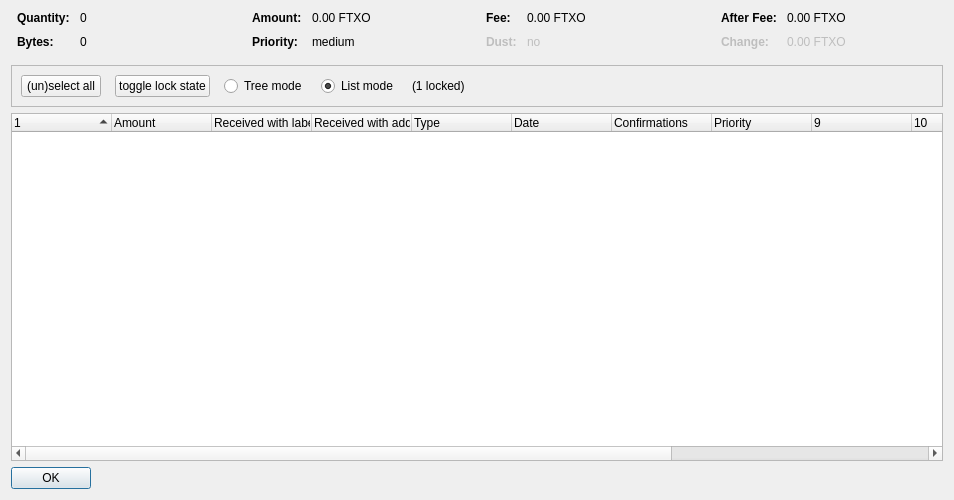
<?xml version="1.0" encoding="UTF-8"?>
<ui version="4.0">
 <class>CoinControlDialog</class>
 <widget class="QDialog" name="CoinControlDialog">
  <property name="geometry">
   <rect>
    <x>0</x>
    <y>0</y>
    <width>954</width>
    <height>500</height>
   </rect>
  </property>
  <property name="windowTitle">
   <string>Coin Selection</string>
  </property>
  <layout class="QVBoxLayout" name="verticalLayout">
   <item>
    <layout class="QHBoxLayout" name="horizontalLayoutTop" stretch="0,0,0,0">
     <property name="topMargin">
      <number>0</number>
     </property>
     <property name="bottomMargin">
      <number>10</number>
     </property>
     <item>
      <layout class="QFormLayout" name="formLayoutCoinControl1">
       <property name="horizontalSpacing">
        <number>10</number>
       </property>
       <property name="verticalSpacing">
        <number>10</number>
       </property>
       <property name="leftMargin">
        <number>6</number>
       </property>
       <property name="rightMargin">
        <number>6</number>
       </property>
       <item row="0" column="0">
        <widget class="QLabel" name="labelCoinControlQuantityText">
         <property name="font">
          <font>
           <weight>75</weight>
           <bold>true</bold>
          </font>
         </property>
         <property name="text">
          <string>Quantity:</string>
         </property>
        </widget>
       </item>
       <item row="0" column="1">
        <widget class="QLabel" name="labelCoinControlQuantity">
         <property name="cursor">
          <cursorShape>IBeamCursor</cursorShape>
         </property>
         <property name="contextMenuPolicy">
          <enum>Qt::ActionsContextMenu</enum>
         </property>
         <property name="text">
          <string notr="true">0</string>
         </property>
         <property name="textInteractionFlags">
          <set>Qt::LinksAccessibleByMouse|Qt::TextSelectableByKeyboard|Qt::TextSelectableByMouse</set>
         </property>
        </widget>
       </item>
       <item row="1" column="0">
        <widget class="QLabel" name="labelCoinControlBytesText">
         <property name="font">
          <font>
           <weight>75</weight>
           <bold>true</bold>
          </font>
         </property>
         <property name="text">
          <string>Bytes:</string>
         </property>
        </widget>
       </item>
       <item row="1" column="1">
        <widget class="QLabel" name="labelCoinControlBytes">
         <property name="cursor">
          <cursorShape>IBeamCursor</cursorShape>
         </property>
         <property name="contextMenuPolicy">
          <enum>Qt::ActionsContextMenu</enum>
         </property>
         <property name="text">
          <string notr="true">0</string>
         </property>
         <property name="textInteractionFlags">
          <set>Qt::LinksAccessibleByMouse|Qt::TextSelectableByKeyboard|Qt::TextSelectableByMouse</set>
         </property>
        </widget>
       </item>
      </layout>
     </item>
     <item>
      <layout class="QFormLayout" name="formLayoutCoinControl2">
       <property name="horizontalSpacing">
        <number>10</number>
       </property>
       <property name="verticalSpacing">
        <number>10</number>
       </property>
       <property name="leftMargin">
        <number>6</number>
       </property>
       <property name="rightMargin">
        <number>6</number>
       </property>
       <item row="0" column="0">
        <widget class="QLabel" name="labelCoinControlAmountText">
         <property name="font">
          <font>
           <weight>75</weight>
           <bold>true</bold>
          </font>
         </property>
         <property name="text">
          <string>Amount:</string>
         </property>
        </widget>
       </item>
       <item row="0" column="1">
        <widget class="QLabel" name="labelCoinControlAmount">
         <property name="cursor">
          <cursorShape>IBeamCursor</cursorShape>
         </property>
         <property name="contextMenuPolicy">
          <enum>Qt::ActionsContextMenu</enum>
         </property>
         <property name="text">
          <string notr="true">0.00 FTXO</string>
         </property>
         <property name="textInteractionFlags">
          <set>Qt::LinksAccessibleByMouse|Qt::TextSelectableByKeyboard|Qt::TextSelectableByMouse</set>
         </property>
        </widget>
       </item>
       <item row="1" column="0">
        <widget class="QLabel" name="labelCoinControlPriorityText">
         <property name="font">
          <font>
           <weight>75</weight>
           <bold>true</bold>
          </font>
         </property>
         <property name="text">
          <string>Priority:</string>
         </property>
        </widget>
       </item>
       <item row="1" column="1">
        <widget class="QLabel" name="labelCoinControlPriority">
         <property name="cursor">
          <cursorShape>IBeamCursor</cursorShape>
         </property>
         <property name="contextMenuPolicy">
          <enum>Qt::ActionsContextMenu</enum>
         </property>
         <property name="text">
          <string>medium</string>
         </property>
         <property name="textInteractionFlags">
          <set>Qt::LinksAccessibleByMouse|Qt::TextSelectableByKeyboard|Qt::TextSelectableByMouse</set>
         </property>
        </widget>
       </item>
      </layout>
     </item>
     <item>
      <layout class="QFormLayout" name="formLayoutCoinControl3">
       <property name="horizontalSpacing">
        <number>10</number>
       </property>
       <property name="verticalSpacing">
        <number>10</number>
       </property>
       <property name="leftMargin">
        <number>6</number>
       </property>
       <property name="rightMargin">
        <number>6</number>
       </property>
       <item row="0" column="0">
        <widget class="QLabel" name="labelCoinControlFeeText">
         <property name="font">
          <font>
           <weight>75</weight>
           <bold>true</bold>
          </font>
         </property>
         <property name="text">
          <string>Fee:</string>
         </property>
        </widget>
       </item>
       <item row="0" column="1">
        <widget class="QLabel" name="labelCoinControlFee">
         <property name="cursor">
          <cursorShape>IBeamCursor</cursorShape>
         </property>
         <property name="contextMenuPolicy">
          <enum>Qt::ActionsContextMenu</enum>
         </property>
         <property name="text">
          <string notr="true">0.00 FTXO</string>
         </property>
         <property name="textInteractionFlags">
          <set>Qt::LinksAccessibleByMouse|Qt::TextSelectableByKeyboard|Qt::TextSelectableByMouse</set>
         </property>
        </widget>
       </item>
       <item row="1" column="0">
        <widget class="QLabel" name="labelCoinControlLowOutputText">
         <property name="enabled">
          <bool>false</bool>
         </property>
         <property name="font">
          <font>
           <weight>75</weight>
           <bold>true</bold>
          </font>
         </property>
         <property name="text">
          <string>Dust:</string>
         </property>
        </widget>
       </item>
       <item row="1" column="1">
        <widget class="QLabel" name="labelCoinControlLowOutput">
         <property name="enabled">
          <bool>false</bool>
         </property>
         <property name="cursor">
          <cursorShape>IBeamCursor</cursorShape>
         </property>
         <property name="contextMenuPolicy">
          <enum>Qt::ActionsContextMenu</enum>
         </property>
         <property name="text">
          <string>no</string>
         </property>
         <property name="textInteractionFlags">
          <set>Qt::LinksAccessibleByMouse|Qt::TextSelectableByKeyboard|Qt::TextSelectableByMouse</set>
         </property>
        </widget>
       </item>
      </layout>
     </item>
     <item>
      <layout class="QFormLayout" name="formLayoutCoinControl4">
       <property name="horizontalSpacing">
        <number>10</number>
       </property>
       <property name="verticalSpacing">
        <number>10</number>
       </property>
       <property name="leftMargin">
        <number>6</number>
       </property>
       <property name="rightMargin">
        <number>6</number>
       </property>
       <item row="0" column="0">
        <widget class="QLabel" name="labelCoinControlAfterFeeText">
         <property name="font">
          <font>
           <weight>75</weight>
           <bold>true</bold>
          </font>
         </property>
         <property name="text">
          <string>After Fee:</string>
         </property>
        </widget>
       </item>
       <item row="0" column="1">
        <widget class="QLabel" name="labelCoinControlAfterFee">
         <property name="cursor">
          <cursorShape>IBeamCursor</cursorShape>
         </property>
         <property name="contextMenuPolicy">
          <enum>Qt::ActionsContextMenu</enum>
         </property>
         <property name="text">
          <string notr="true">0.00 FTXO</string>
         </property>
         <property name="textInteractionFlags">
          <set>Qt::LinksAccessibleByMouse|Qt::TextSelectableByKeyboard|Qt::TextSelectableByMouse</set>
         </property>
        </widget>
       </item>
       <item row="1" column="0">
        <widget class="QLabel" name="labelCoinControlChangeText">
         <property name="enabled">
          <bool>false</bool>
         </property>
         <property name="font">
          <font>
           <weight>75</weight>
           <bold>true</bold>
          </font>
         </property>
         <property name="text">
          <string>Change:</string>
         </property>
        </widget>
       </item>
       <item row="1" column="1">
        <widget class="QLabel" name="labelCoinControlChange">
         <property name="enabled">
          <bool>false</bool>
         </property>
         <property name="cursor">
          <cursorShape>IBeamCursor</cursorShape>
         </property>
         <property name="contextMenuPolicy">
          <enum>Qt::ActionsContextMenu</enum>
         </property>
         <property name="text">
          <string notr="true">0.00 FTXO</string>
         </property>
         <property name="textInteractionFlags">
          <set>Qt::LinksAccessibleByMouse|Qt::TextSelectableByKeyboard|Qt::TextSelectableByMouse</set>
         </property>
        </widget>
       </item>
      </layout>
     </item>
    </layout>
   </item>
   <item>
    <widget class="QFrame" name="frame">
     <property name="minimumSize">
      <size>
       <width>0</width>
       <height>40</height>
      </size>
     </property>
     <property name="frameShape">
      <enum>QFrame::StyledPanel</enum>
     </property>
     <property name="frameShadow">
      <enum>QFrame::Sunken</enum>
     </property>
     <layout class="QHBoxLayout" name="horizontalLayout">
      <item>
       <layout class="QHBoxLayout" name="horizontalLayoutPanel" stretch="0,0,0,0,0,0">
        <property name="spacing">
         <number>14</number>
        </property>
        <item>
         <widget class="QPushButton" name="pushButtonSelectAll">
          <property name="sizePolicy">
           <sizepolicy hsizetype="Maximum" vsizetype="Fixed">
            <horstretch>0</horstretch>
            <verstretch>0</verstretch>
           </sizepolicy>
          </property>
          <property name="text">
           <string>(un)select all</string>
          </property>
          <property name="autoDefault">
           <bool>false</bool>
          </property>
         </widget>
        </item>
        <item>
         <widget class="QPushButton" name="pushButtonToggleLock">
          <property name="sizePolicy">
           <sizepolicy hsizetype="Maximum" vsizetype="Fixed">
            <horstretch>0</horstretch>
            <verstretch>0</verstretch>
           </sizepolicy>
          </property>
          <property name="text">
           <string>toggle lock state</string>
          </property>
          <property name="autoDefault">
           <bool>false</bool>
          </property>
         </widget>
        </item>
        <item>
         <widget class="QRadioButton" name="radioTreeMode">
          <property name="sizePolicy">
           <sizepolicy hsizetype="Maximum" vsizetype="Fixed">
            <horstretch>0</horstretch>
            <verstretch>0</verstretch>
           </sizepolicy>
          </property>
          <property name="text">
           <string>Tree mode</string>
          </property>
         </widget>
        </item>
        <item>
         <widget class="QRadioButton" name="radioListMode">
          <property name="sizePolicy">
           <sizepolicy hsizetype="Maximum" vsizetype="Fixed">
            <horstretch>0</horstretch>
            <verstretch>0</verstretch>
           </sizepolicy>
          </property>
          <property name="text">
           <string>List mode</string>
          </property>
          <property name="checked">
           <bool>true</bool>
          </property>
         </widget>
        </item>
        <item>
         <widget class="QLabel" name="labelLocked">
          <property name="text">
           <string>(1 locked)</string>
          </property>
         </widget>
        </item>
        <item>
         <spacer name="horizontalSpacer">
          <property name="orientation">
           <enum>Qt::Horizontal</enum>
          </property>
          <property name="sizeHint" stdset="0">
           <size>
            <width>40</width>
            <height>20</height>
           </size>
          </property>
         </spacer>
        </item>
       </layout>
      </item>
     </layout>
    </widget>
   </item>
   <item>
    <widget class="CoinControlTreeWidget" name="treeWidget">
     <property name="contextMenuPolicy">
      <enum>Qt::CustomContextMenu</enum>
     </property>
     <property name="sortingEnabled">
      <bool>false</bool>
     </property>
     <property name="columnCount">
      <number>13</number>
     </property>
     <attribute name="headerShowSortIndicator" stdset="0">
      <bool>true</bool>
     </attribute>
     <attribute name="headerStretchLastSection">
      <bool>false</bool>
     </attribute>
     <column>
      <property name="text">
       <string/>
      </property>
     </column>
     <column>
      <property name="text">
       <string>Amount</string>
      </property>
     </column>
     <column>
      <property name="text">
       <string>Received with label</string>
      </property>
     </column>
     <column>
      <property name="text">
       <string>Received with address</string>
      </property>
     </column>
     <column>
      <property name="text">
	<string>Type</string>
      </property>
     </column>
     <column>
      <property name="text">
       <string>Date</string>
      </property>
     </column>
     <column>
      <property name="text">
       <string>Confirmations</string>
      </property>
      <property name="toolTip">
       <string>Confirmed</string>
      </property>
     </column>
     <column>
      <property name="text">
       <string>Priority</string>
      </property>
     </column>
     <column>
      <property name="text">
       <string/>
      </property>
     </column>
     <column>
      <property name="text">
       <string/>
      </property>
     </column>
     <column>
      <property name="text">
       <string/>
      </property>
     </column>
     <column>
      <property name="text">
       <string/>
      </property>
     </column>
     <column>
      <property name="text">
       <string/>
      </property>
     </column>
    </widget>
   </item>
   <item>
    <widget class="QDialogButtonBox" name="buttonBox">
     <property name="sizePolicy">
      <sizepolicy hsizetype="Maximum" vsizetype="Fixed">
       <horstretch>0</horstretch>
       <verstretch>0</verstretch>
      </sizepolicy>
     </property>
     <property name="orientation">
      <enum>Qt::Horizontal</enum>
     </property>
     <property name="standardButtons">
      <set>QDialogButtonBox::Ok</set>
     </property>
    </widget>
   </item>
  </layout>
 </widget>
 <customwidgets>
  <customwidget>
   <class>CoinControlTreeWidget</class>
   <extends>QTreeWidget</extends>
   <header>coincontroltreewidget.h</header>
  </customwidget>
 </customwidgets>
 <resources/>
 <connections/>
</ui>
